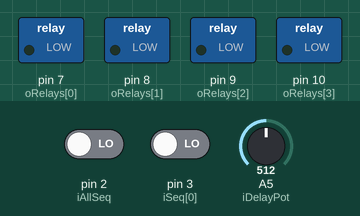
Bench run of a sketch on a simulated Arduino Uno, built with avr-gcc and run on an emulated ATmega328P. Shown: switched loads named in the sketch (green lamp = pin HIGH). Dashed ring = blinking. The inputs (shaded band) are chosen by the test bench; at power-on: pin 2 (iAllSeq) LOW, A5 (iDelayPot) = 512, pin 3 (iSeq[0]) LOW.

Above: at 2.2 s.
2.3 s: pin 2 (iAllSeq) driven HIGH
At 2.95 s:
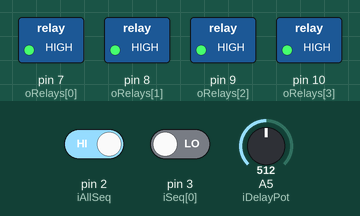
7.3 s: pin 2 (iAllSeq) driven LOW
At 8.4 s:
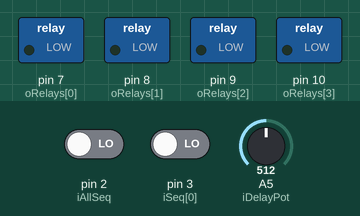
12.3 s: A5 (iDelayPot) set to 484
15.8 s: A5 (iDelayPot) set to 306
At 18.87 s:
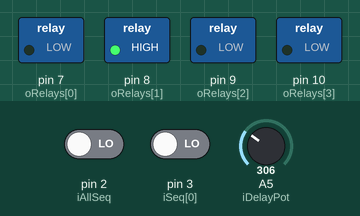
19.3 s: A5 (iDelayPot) set to 190
Timing chart, 0 to 23.8 s (numbered marks = the images above; inputs shaded):
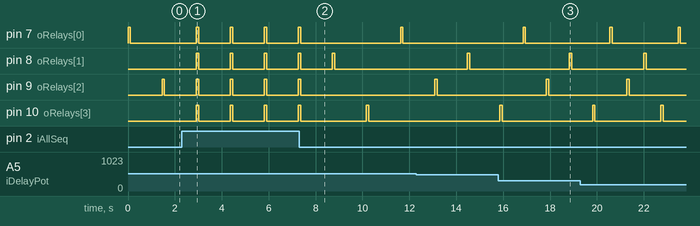

The sketch:

BSTDriver.pde
```cpp
int oRelays[4] = {7, 8, 9, 10}; //relay outputs

int iAllSeq = 2; //input for all at once sequence
int iSeq [2] = {3, 4}; //inputs for other sequences
int iDelayPot = 5; // analog input for timing pontentiometer

int sequence = 0;
int i;
int onCycle = false;
int relayState[4];
int sequenceCounter = 0;
unsigned long nextEventTime = 0;


int sequences [2][4] = {{0, 1, 2, 3} , {0, 2, 1, 3}};// variable for storing the different relay sequence order
#define DUTYON 100 //duty on time in milliseconds
#define MINDUTYOFF 200 //min duty off time in milliseconds
#define MAXDUTYOFF 2500 //max duty off time in milliseconds


void setup (){
  pinMode (iAllSeq, INPUT);
  pinMode (iSeq [0], INPUT);
  pinMode (iSeq [1], INPUT);
  for (i = 0; i < 4; i++){
    pinMode (oRelays[i], OUTPUT);
  }
}

void loop(){
  if (millis() > nextEventTime) {
    for (i = 0; i < 4; i++){//reset everything to off, then we'll turn on what we want to(if anything) for this step
      relayState[i] = LOW;
    }
    if (onCycle) {//we were in an on cycle, now go to an off cycle
      onCycle = false;
      nextEventTime = millis() + map(analogRead(iDelayPot), 0, 1023, MINDUTYOFF, MAXDUTYOFF);
    }
    else { // we were in an off cycle, now choose what relays to turn on
      if (digitalRead(iAllSeq)){// all at once mode selected
        for (i = 0; i < 4; i++){
          relayState[i] = HIGH;
        }
      }
      else {
        if (digitalRead (iSeq[0])){ //first sequential mode
          sequence = 0;
        }
        else { //second sequential mode
          sequence = 1;
        }
        relayState[sequences[sequence][sequenceCounter]] = HIGH;
        sequenceCounter = sequenceCounter >= 3?0:sequenceCounter + 1;

      }
      nextEventTime = millis() + DUTYON;
      onCycle = true;
    }
  }
  for (i = 0; i < 4; i++){
    digitalWrite(oRelays[i], relayState[i]);
  }
}
```

Measured:
- after the input at 7.3 s, pin 8 (oRelays[1]): goes on until 8.8 s, then stays LOW; pin 9 (oRelays[2]): goes on until 7.4 s, then stays LOW
- after the input at 15.8 s, pin 8 (oRelays[1]): LOW → HIGH after 3.0 s, → LOW 0.10 s later
- by itself, pin 8 (oRelays[1]), pin 9 (oRelays[2]): alternates HIGH for 0.10 s and LOW for 1.4 s
